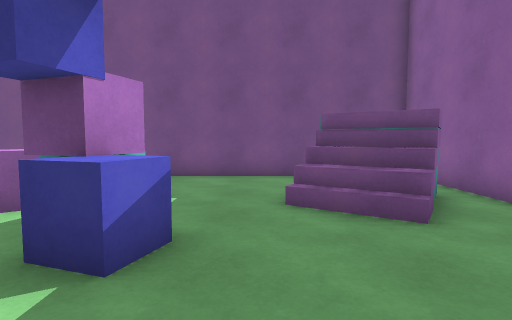
View 1 (above)

17 first-person views from a walk through a 3-D level made in the Unity game engine. The camera is 1.2 m above the floor, tilts 4° down and sees 80° across. The floor is counted in squares, 1 m on a side. Each view is taken from the middle of a square. On the plan, view 1 faces up. The plan holds only what a view shows up to about 13 squares ahead; the rest is blank. The player character is not drawn.

View 2
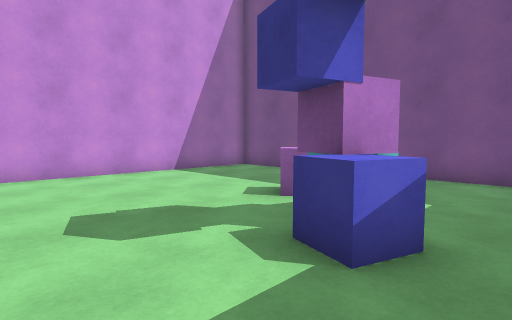

View 3
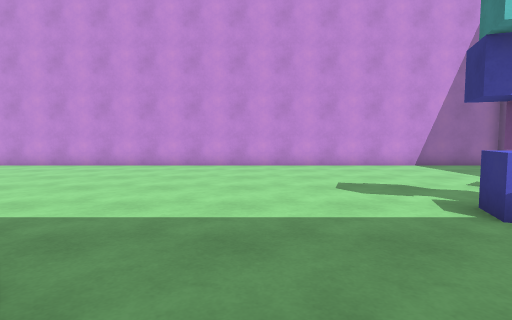

View 4
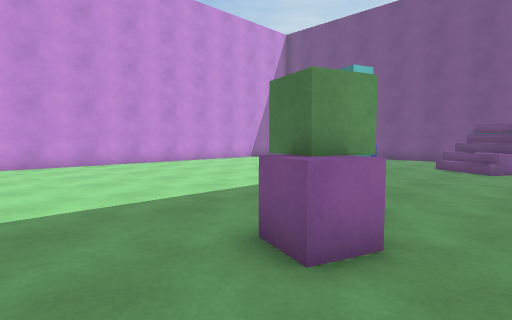

View 5
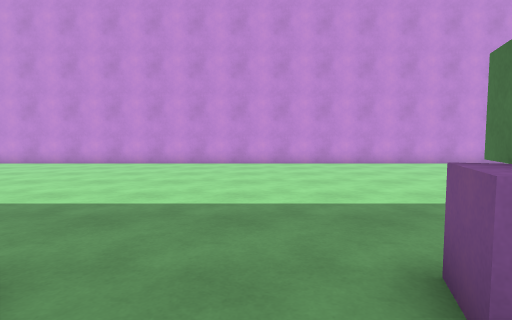

View 6
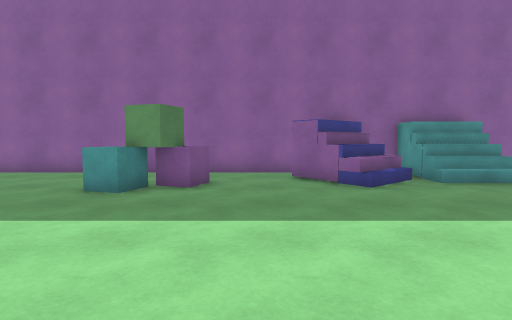

View 7
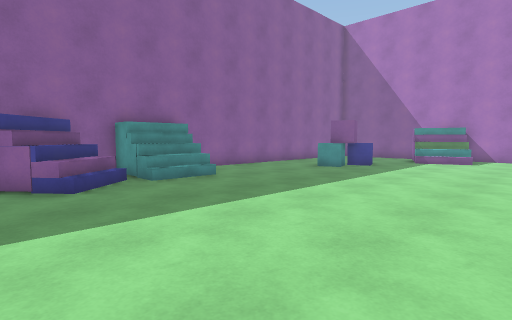

View 8
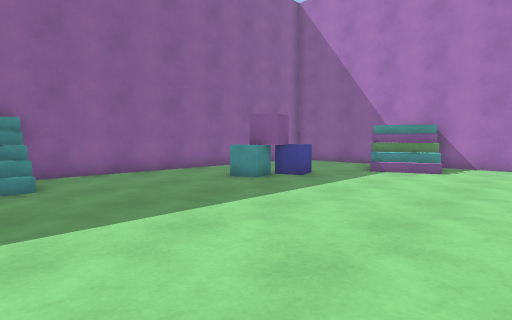

View 9
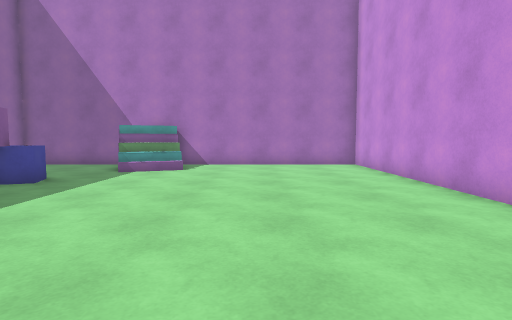

View 10
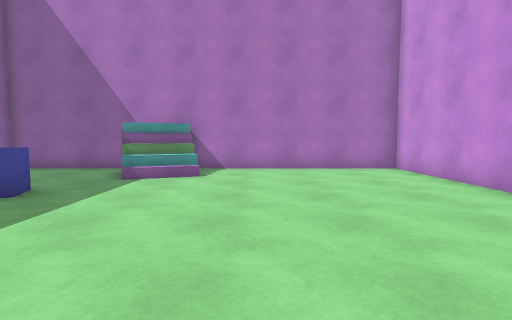

View 11
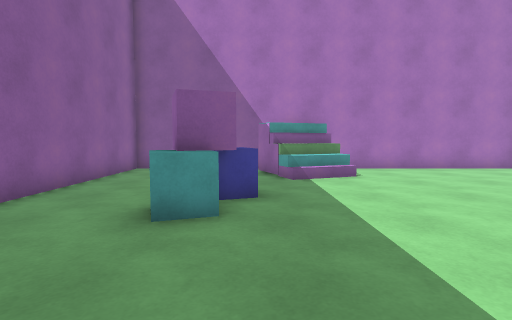

View 12
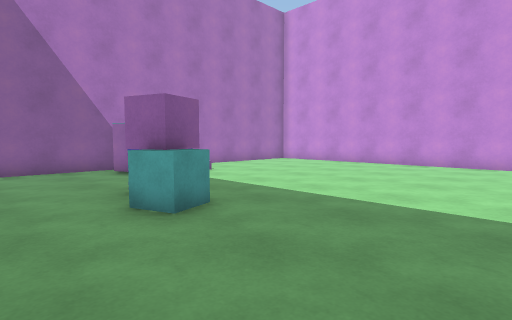

View 13
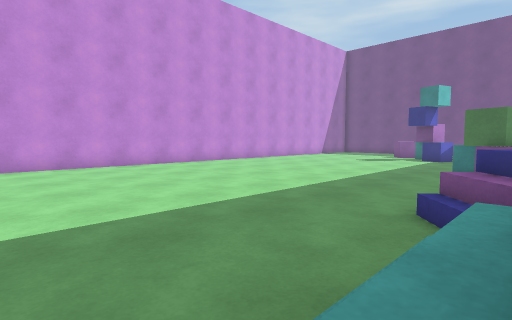

View 14
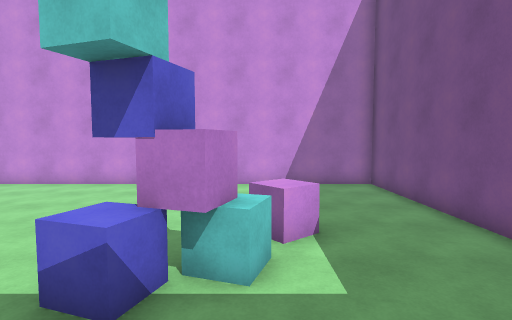

View 15
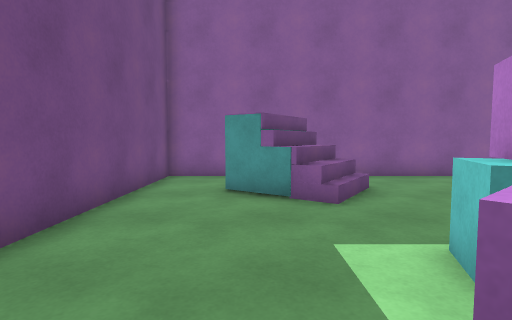

View 16
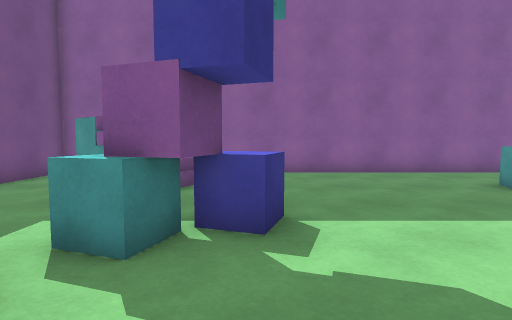

View 17
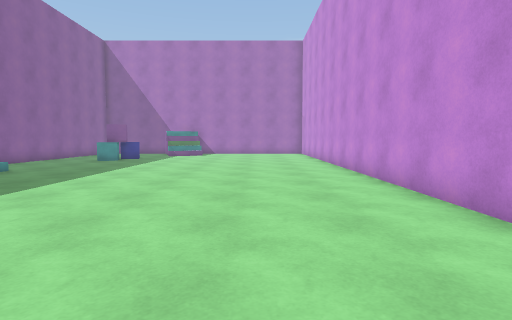

### Floor plan
Key: @ floor where view 1 was taken; # wall or solid block; . main floor; : floor 1.75 m higher than the main floor; / step, stairs or slope; = window, fence, low wall or low ledge; v drop or lower ground; O other object.
Columns run from 11 left of view 1 to 5 right of it. Each row starts with its distance up from view 1.
 10 #################
  9 #...............#
  8 #............ ..#
  7 #............:O.#
  6 #.....OO....////#
  5 #......OOO..//=.#
  4 #.......OO......#
  3 #........OO.....#
  2 #...............#
  1 #...............#
  0 #..........@....#
 -1 #...............#
 -2 #...............#
 -3 #...........OO..#
 -4 #...........OO..#
 -5 #...........OOO.#
 -6 #............O..#
 -7 #...............#
 -8 #...............#
 -9 #............/=O#
-10 #............///#
-11 #............//vv
-12 #............/#vv
-13 #............///#
-14 #............///#
-15 #...............#
-16 #...............#
-17 #...............#
-18 #...............#
-19 #...........O...#
-20 #...........OO..#
-21 #..........OO...#
-22 #..........OO...#
-23 #...............#
-24 #......../=.....#
-25 #.......///.....#
-26 #.......//OO....#
-27 #################

Positions as (right, up) in squares from view 1, and headings:
1: (0, 0), facing up
2: (0, 0), facing up-left
3: (3, -1), facing left
4: (4, -8), facing up-left
5: (4, -7), facing left
6: (-6, -7), facing right
7: (-6, -8), facing down-right
8: (-6, -13), facing down-right
9: (-6, -13), facing down
10: (-5, -15), facing down
11: (0, -15), facing down
12: (4, -15), facing down-left
13: (3, -15), facing up-left
14: (2, 5), facing left
15: (-5, 7), facing right
16: (-6, 3), facing right
17: (-7, -3), facing down
